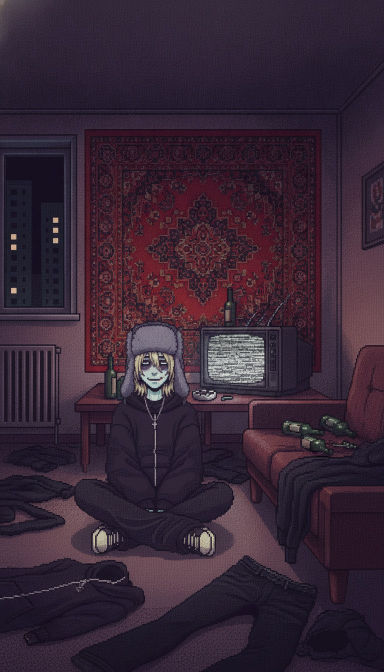
#> input picture lib/pixel_lyrics/examples/mefedron/img/c1_room.jpg, 768 x 1344 px (shown at 1/2 size)
$ python -i kit.py   (imports and definitions only)
#> lines starting #> are read from the running program, lines starting #| are printed output that depends on the picture; after the words box and inside, x2 and y2 are one past the last pixel; in counts of white or black regions, pixels touching at a corner belong together
"""Core primitives for the шАхА remake (960x720, 30 fps). numpy + PIL only."""
import subprocess
from functools import lru_cache
from pathlib import Path

import numpy as np
from PIL import Image, ImageDraw, ImageFont, ImageFilter

W, H, FPS = 960, 720, 30
OSWALD = str(__import__("pathlib").Path(__file__).resolve().parents[1] / "vhs_lyrics" / "assets" / "fonts" / "Oswald.ttf")
FONTS = {"oswald": OSWALD}


# ------------------------------------------------------------------ fonts / text masks
# [47 lines left out: functions font, _glyph_line, not called in this run]


def text_mask(text, cap_px, weight=700, xscale=1.0, tracking=0.0, name="oswald"):
    m, lp = _glyph_line(text, name, int(round(cap_px)), int(weight), round(float(xscale), 3), float(tracking))
    return m, lp


# [11 lines left out: function place, not called in this run]


# ------------------------------------------------------------------ mask effects
def rng(seed):
    return np.random.default_rng(int(seed) & 0xFFFFFFFF)


# [87 lines left out: functions rough, blur, _box, box_blur_h, dilate, shift and 3 more, not called in this run]


def over_img(dst, src, a):
    a = np.clip(a, 0, 1)[..., None]
    return dst * (1 - a) + src * a


def screen(dst, src):
    return 1 - (1 - dst) * (1 - src)


# [31 lines left out: functions rgb_split, slices, grain, vignette, not called in this run]


# ------------------------------------------------------------------ clips
class Clip:
    """decodes a clip at 30 fps into a 4:3 crop (zoom, centre), cached as uint8 array on demand."""

    # [36 lines left out: functions __init__, _load, frame, grade, not called in this run]


def to_u8(img):
    return (np.clip(img, 0, 1) * 255 + 0.5).astype(np.uint8)


# [65 lines left out: functions _boxed, text_box, streaks, block_steps, macroblocks, not called in this run]


def jpeg(img, q=35, scale=1.0):
    import io
    im = Image.fromarray(to_u8(img))
    if scale != 1.0:
        im = im.resize((int(W * scale), int(H * scale)), Image.BILINEAR)
    b = io.BytesIO(); im.save(b, "JPEG", quality=q); b.seek(0)
    im = Image.open(b).convert("RGB")
    if scale != 1.0:
        im = im.resize((W, H), Image.BILINEAR)
    return np.asarray(im, np.float32) / 255


# [18 lines left out: function gblur, not called in this run]

>>> import cv2
>>> picture = cv2.imread('../pixel_lyrics/examples/mefedron/img/c1_room.jpg', cv2.IMREAD_GRAYSCALE)
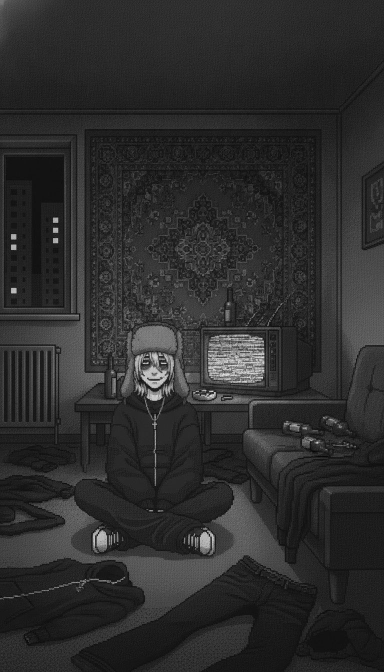
#> picture: shape (1344, 768) (shown at 1/2 size); min 0, max 255, mean 45
>>> result = jpeg(picture)
#> in to_u8, `return (np.clip(img, 0, 1) * 255 + 0.5).astype(np.uint8)`:
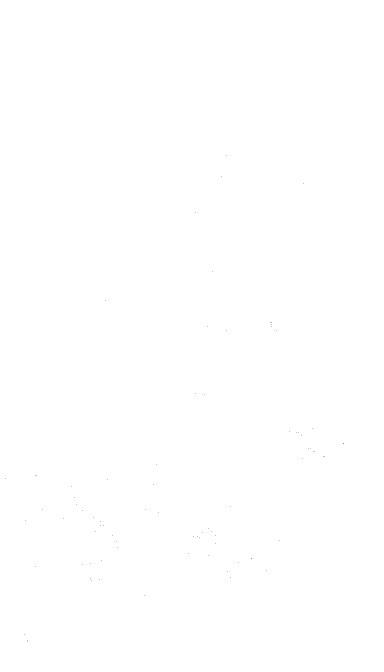
#> returned value: shape (1344, 768) (shown at 1/2 size); 100% white; black in thin lines or dots, all inside (x1, y1, x2, y2) = (10, 311, 687, 1283)
